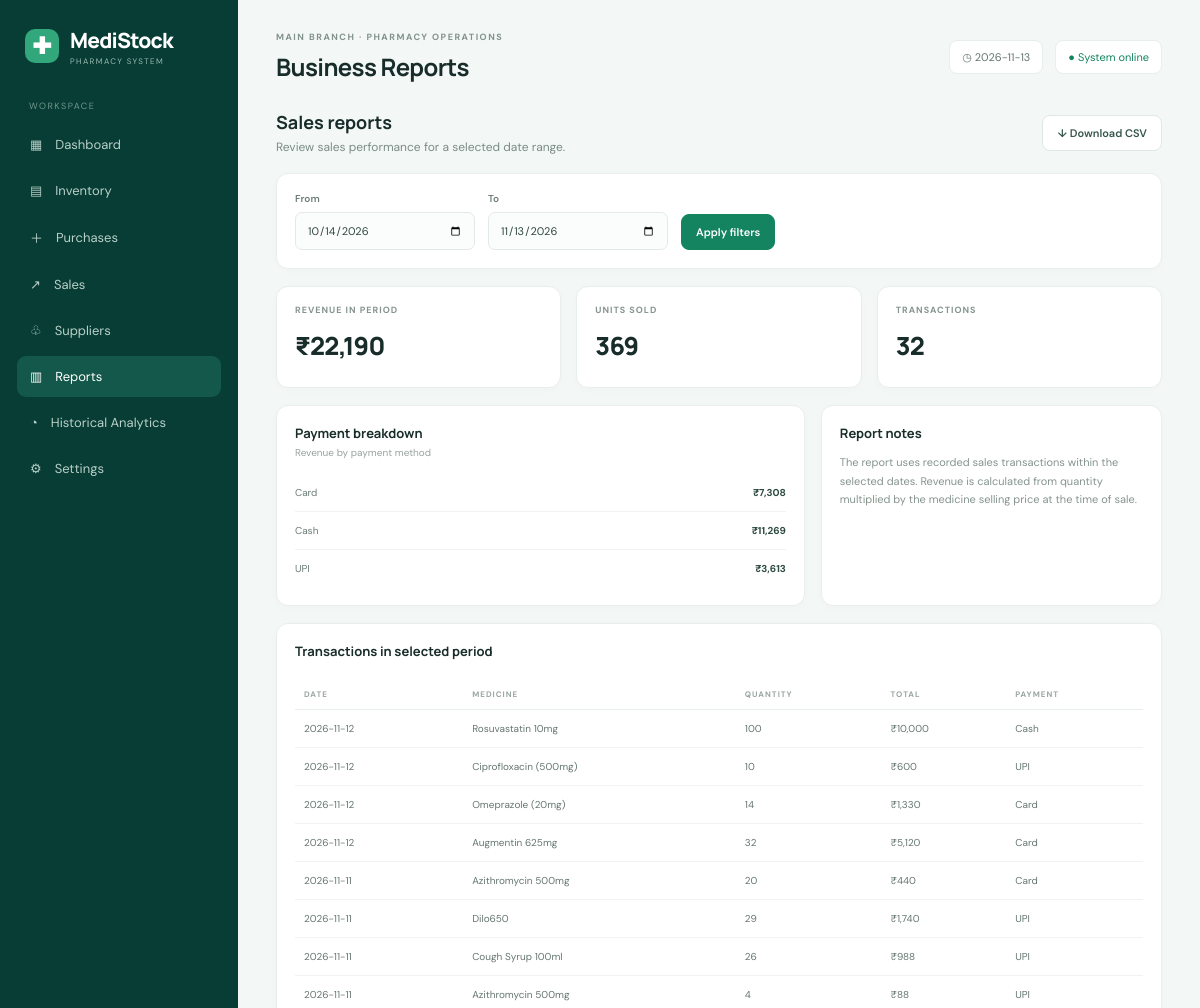
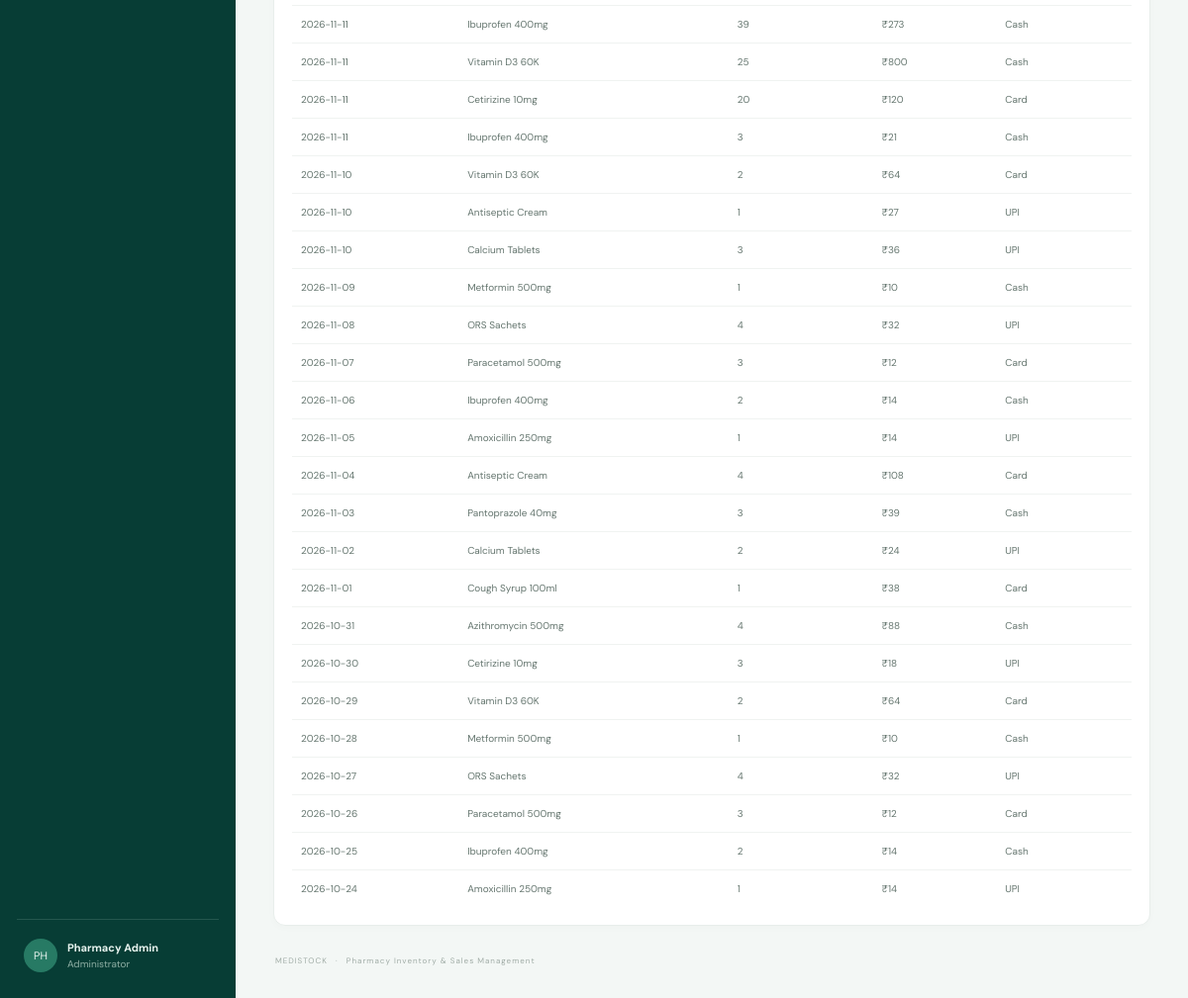
Page /reports on the committed database (2 pictures, top to bottom).
### tables this page shows
CREATE TABLE sales(
          id INTEGER PRIMARY KEY AUTOINCREMENT, medicine_id INTEGER, medicine_name TEXT NOT NULL,
          quantity INTEGER NOT NULL, unit_price REAL NOT NULL, total REAL NOT NULL,
          payment TEXT NOT NULL, sold_at TEXT NOT NULL
        );

### app.py (the view)
@app.route("/reports")
def reports():
    start=request.args.get("start",(date.today()-timedelta(days=30)).isoformat())
    end=request.args.get("end",date.today().isoformat())
    with db() as con:
        sales_rows=con.execute("SELECT * FROM sales WHERE sold_at BETWEEN ? AND ? ORDER BY sold_at DESC",(start,end)).fetchall()
        rev=sum(r["total"] for r in sales_rows)
        qty=sum(r["quantity"] for r in sales_rows)
        pay=con.execute("SELECT payment,SUM(total) total FROM sales WHERE sold_at BETWEEN ? AND ? GROUP BY payment",(start,end)).fetchall()
    return render_template("reports.html",active="reports",rows=sales_rows,start=start,end=end,rev=rev,qty=qty,pay=pay)

### app.py (called while the page is built)
def db():
    con = sqlite3.connect(DB)
    con.row_factory = sqlite3.Row
    return con

def money(value):
    return "₹{:,.0f}".format(value or 0)

@app.context_processor
def inject_globals():
    return {"money": money, "today": date.today().isoformat()}

### templates/reports.html
{% extends "base.html" %}{% block heading %}Business Reports{% endblock %}{% block content %}
<div class="page-intro"><div><h2>Sales reports</h2><p>Review sales performance for a selected date range.</p></div><a class="button" href="{{url_for('export_csv',kind='sales')}}">↓ Download CSV</a></div>
<div class="panel form-panel"><form class="filter-form"><label>From<input type="date" name="start" value="{{start}}"></label><label>To<input type="date" name="end" value="{{end}}"></label><button class="button primary">Apply filters</button></form></div>
<div class="kpi-grid report-kpis"><div class="kpi"><div class="kpi-head">REVENUE IN PERIOD</div><strong>{{money(rev)}}</strong></div><div class="kpi"><div class="kpi-head">UNITS SOLD</div><strong>{{qty}}</strong></div><div class="kpi"><div class="kpi-head">TRANSACTIONS</div><strong>{{rows|length}}</strong></div></div>
<div class="content-grid"><div class="panel"><div class="panel-title"><div><h3>Payment breakdown</h3><p>Revenue by payment method</p></div></div>{% for p in pay %}<div class="top-item"><span>{{p.payment}}</span><b>{{money(p.total)}}</b></div>{% else %}<p class="empty">No payments in this period.</p>{% endfor %}</div><div class="panel"><h3>Report notes</h3><p class="muted">The report uses recorded sales transactions within the selected dates. Revenue is calculated from quantity multiplied by the medicine selling price at the time of sale.</p></div></div>
<div class="panel table-panel"><div class="panel-title"><h3>Transactions in selected period</h3></div><div class="table-scroll"><table><thead><tr><th>DATE</th><th>MEDICINE</th><th>QUANTITY</th><th>TOTAL</th><th>PAYMENT</th></tr></thead><tbody>{% for s in rows %}<tr><td>{{s.sold_at}}</td><td>{{s.medicine_name}}</td><td>{{s.quantity}}</td><td>{{money(s.total)}}</td><td>{{s.payment}}</td></tr>{% else %}<tr><td colspan="5" class="empty">No transactions in this date range.</td></tr>{% endfor %}</tbody></table></div></div>{% endblock %}

### static/style.css (style rules this page uses)
:root { --green:#13845f;--deep:#073d35;--mint:#e9f3ef;--ink:#182d2a;--muted:#7b8c87;--line:#e8eeeb;--bg:#f3f7f5;--white:#fff;--amber:#bd8427;--red:#c65b57 }
* { box-sizing:border-box }
body { margin:0;background:var(--bg);color:var(--ink);font-family:'DM Sans',Arial,sans-serif;font-size:14px }
.welcome-row,.page-intro { display:flex;justify-content:space-between;align-items:center;margin-bottom:20px }
.welcome-row h2,.page-intro h2 { font:700 18px Manrope,sans-serif;margin:0 0 5px }
.welcome-row p,.page-intro p { margin:0;color:var(--muted);font-size:12px }
.button { display:inline-flex;align-items:center;justify-content:center;gap:7px;border:1px solid #dfe9e4;background:#fff;color:#36564d;border-radius:8px;padding:10px 14px;font:600 11px 'DM Sans';text-decoration:none;cursor:pointer }
.button.primary { background:var(--green);border-color:var(--green);color:#fff }
.kpi-grid { display:grid;grid-template-columns:repeat(4,minmax(0,1fr));gap:15px;margin-bottom:17px }
.kpi { background:#fff;border:1px solid var(--line);border-radius:12px;padding:17px 18px;box-shadow:0 2px 8px #163b2a05 }
.kpi-head { font-size:9px;letter-spacing:1px;color:#85948e;font-weight:700;display:flex;justify-content:space-between;align-items:center }
.kpi strong { display:block;font:800 25px Manrope,sans-serif;margin:12px 0 7px;letter-spacing:-.7px }
.content-grid { display:grid;grid-template-columns:1.55fr 1fr;gap:16px;margin-bottom:17px }
.panel { background:#fff;border:1px solid var(--line);border-radius:12px;padding:18px;box-shadow:0 2px 8px #163b2a05;min-width:0 }
.panel-title { display:flex;justify-content:space-between;align-items:center;gap:10px;margin-bottom:15px }
.panel-title h3,.panel h3 { font:700 13px Manrope,sans-serif;margin:0 0 4px }
.panel-title p { font-size:10px;color:#98a39e;margin:0 }
.table-panel { margin-bottom:17px }
.table-scroll { overflow-x:auto }
table { width:100%;border-collapse:collapse;white-space:nowrap }
th { text-align:left;font-size:8px;letter-spacing:1px;color:#9aa6a0;font-weight:700;padding:10px 9px;border-bottom:1px solid var(--line) }
td { font-size:10px;color:#65766f;padding:12px 9px;border-bottom:1px solid #f0f3f1 }
tbody tr:last-child td { border-bottom:0 }
.top-item { display:flex;justify-content:space-between;align-items:center;padding:12px 0;border-bottom:1px solid #f0f3f1;font-size:10px;color:#6b7b74 }
.top-item:last-child { border:0 }
.top-item b { color:#2e4b40 }
.page-intro { margin-bottom:18px }
.form-panel { margin-bottom:17px }
.form-grid label,.filter-form label { display:grid;gap:7px;font-size:10px;color:#6d7e76;font-weight:600 }
.form-grid input,.form-grid select,.search-form input,.filter-form input { width:100%;border:1px solid #e2eae5;background:#fbfdfc;border-radius:7px;padding:10px 11px;font:11px 'DM Sans';color:#30473e;outline:none }
.filter-form { display:flex;align-items:end;gap:13px }
.filter-form label { min-width:180px }
.report-kpis { grid-template-columns:repeat(3,minmax(0,1fr));margin-top:16px }
.muted { color:#85948d;font-size:11px;line-height:1.7 }

### rows in the picture
sales: sold_at "2026-11-12", medicine_name "Rosuvastatin 10mg", quantity "100", total "₹10,000", payment "Cash"
sales: sold_at "2026-11-12", medicine_name "Ciprofloxacin (500mg)", quantity "10", total "₹600", payment "UPI"
sales: sold_at "2026-11-12", medicine_name "Omeprazole (20mg)", quantity "14", total "₹1,330", payment "Card"
sales: sold_at "2026-11-12", medicine_name "Augmentin 625mg", quantity "32", total "₹5,120", payment "Card"
sales: sold_at "2026-11-11", medicine_name "Azithromycin 500mg", quantity "20", total "₹440", payment "Card"
sales: sold_at "2026-11-11", medicine_name "Dilo650", quantity "29", total "₹1,740", payment "UPI"
sales: sold_at "2026-11-11", medicine_name "Cough Syrup 100ml", quantity "26", total "₹988", payment "UPI"
sales: sold_at "2026-11-11", medicine_name "Azithromycin 500mg", quantity "4", total "₹88", payment "UPI"
sales: sold_at "2026-11-11", medicine_name "Ibuprofen 400mg", quantity "39", total "₹273", payment "Cash"
sales: sold_at "2026-11-11", medicine_name "Vitamin D3 60K", quantity "25", total "₹800", payment "Cash"
sales: sold_at "2026-11-11", medicine_name "Cetirizine 10mg", quantity "20", total "₹120", payment "Card"
sales: sold_at "2026-11-11", medicine_name "Ibuprofen 400mg", quantity "3", total "₹21", payment "Cash"
sales: sold_at "2026-11-10", medicine_name "Vitamin D3 60K", quantity "2", total "₹64", payment "Card"
sales: sold_at "2026-11-10", medicine_name "Antiseptic Cream", quantity "1", total "₹27", payment "UPI"
sales: sold_at "2026-11-10", medicine_name "Calcium Tablets", quantity "3", total "₹36", payment "UPI"
sales: sold_at "2026-11-09", medicine_name "Metformin 500mg", quantity "1", total "₹10", payment "Cash"
sales: sold_at "2026-11-08", medicine_name "ORS Sachets", quantity "4", total "₹32", payment "UPI"
sales: sold_at "2026-11-07", medicine_name "Paracetamol 500mg", quantity "3", total "₹12", payment "Card"
sales: sold_at "2026-11-06", medicine_name "Ibuprofen 400mg", quantity "2", total "₹14", payment "Cash"
sales: sold_at "2026-11-05", medicine_name "Amoxicillin 250mg", quantity "1", total "₹14", payment "UPI"
sales: sold_at "2026-11-04", medicine_name "Antiseptic Cream", quantity "4", total "₹108", payment "Card"
sales: sold_at "2026-11-03", medicine_name "Pantoprazole 40mg", quantity "3", total "₹39", payment "Cash"
sales: sold_at "2026-11-02", medicine_name "Calcium Tablets", quantity "2", total "₹24", payment "UPI"
sales: sold_at "2026-11-01", medicine_name "Cough Syrup 100ml", quantity "1", total "₹38", payment "Card"
sales: sold_at "2026-10-31", medicine_name "Azithromycin 500mg", quantity "4", total "₹88", payment "Cash"
sales: sold_at "2026-10-30", medicine_name "Cetirizine 10mg", quantity "3", total "₹18", payment "UPI"
sales: sold_at "2026-10-29", medicine_name "Vitamin D3 60K", quantity "2", total "₹64", payment "Card"
sales: sold_at "2026-10-28", medicine_name "Metformin 500mg", quantity "1", total "₹10", payment "Cash"
sales: sold_at "2026-10-27", medicine_name "ORS Sachets", quantity "4", total "₹32", payment "UPI"
sales: sold_at "2026-10-26", medicine_name "Paracetamol 500mg", quantity "3", total "₹12", payment "Card"
sales: sold_at "2026-10-25", medicine_name "Ibuprofen 400mg", quantity "2", total "₹14", payment "Cash"
sales: sold_at "2026-10-24", medicine_name "Amoxicillin 250mg", quantity "1", total "₹14", payment "UPI"

### other values in the picture
{{ money(rev) }} "₹22,190"
{{ qty }} "369"
{{ rows|length }} "32"
{{ p.payment }} "Card" "Cash" "UPI"
{{ money(p.total) }} "₹7,308" "₹11,269" "₹3,613"
